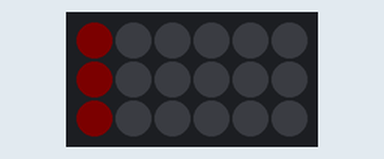
A program run on a simulated Raspberry Pi (BCM pin numbers) with a PiGlow (LEDs drawn arm by arm). Parts: 6×3 RGB LED matrix. Dim RGB values are drawn brighter than linear.

Above: at 0.1 s.
At 1.1 s:
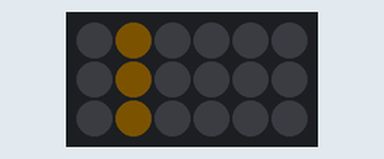
At 2.1 s:
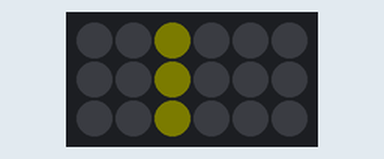
At 3.1 s:
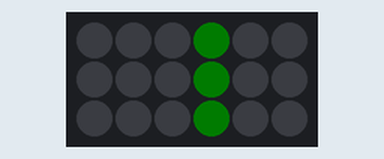
At 4.1 s:
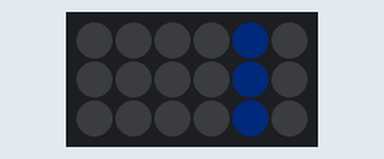
At 5.1 s:
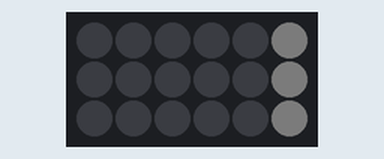

Measured:
- by itself, everything shown: repeats every 6.0 s, in 6 steps
- what the display in image 1 shows lasts 1.0 s, from 1.0 s to 2.0 s

The program:

piglow-clock.py
```python
#!/usr/bin/python

# ===========================================================================
# Shut Down or Reset button for Raspberry Pi B+ (40 GPIO pins)              #
# Requires PiGlow Python class                                              #
# https://github.com/Boeeerb/PiGlow                                         #
# ===========================================================================

# Import the libraries to use time delays, send os commands and access GPIO pins
from piglow import PiGlow
from time import sleep

piglow = PiGlow()

ledbrightness = 3 # LED brightness
step = 6 # Count of steps (3 for arms or 6 for colors)

piglow.all(0)

while True:
    piglow.all(0)
    piglow.colour(step,ledbrightness)
    step -= 1
    if step == 0:
        step = 6
    sleep(1)
```
